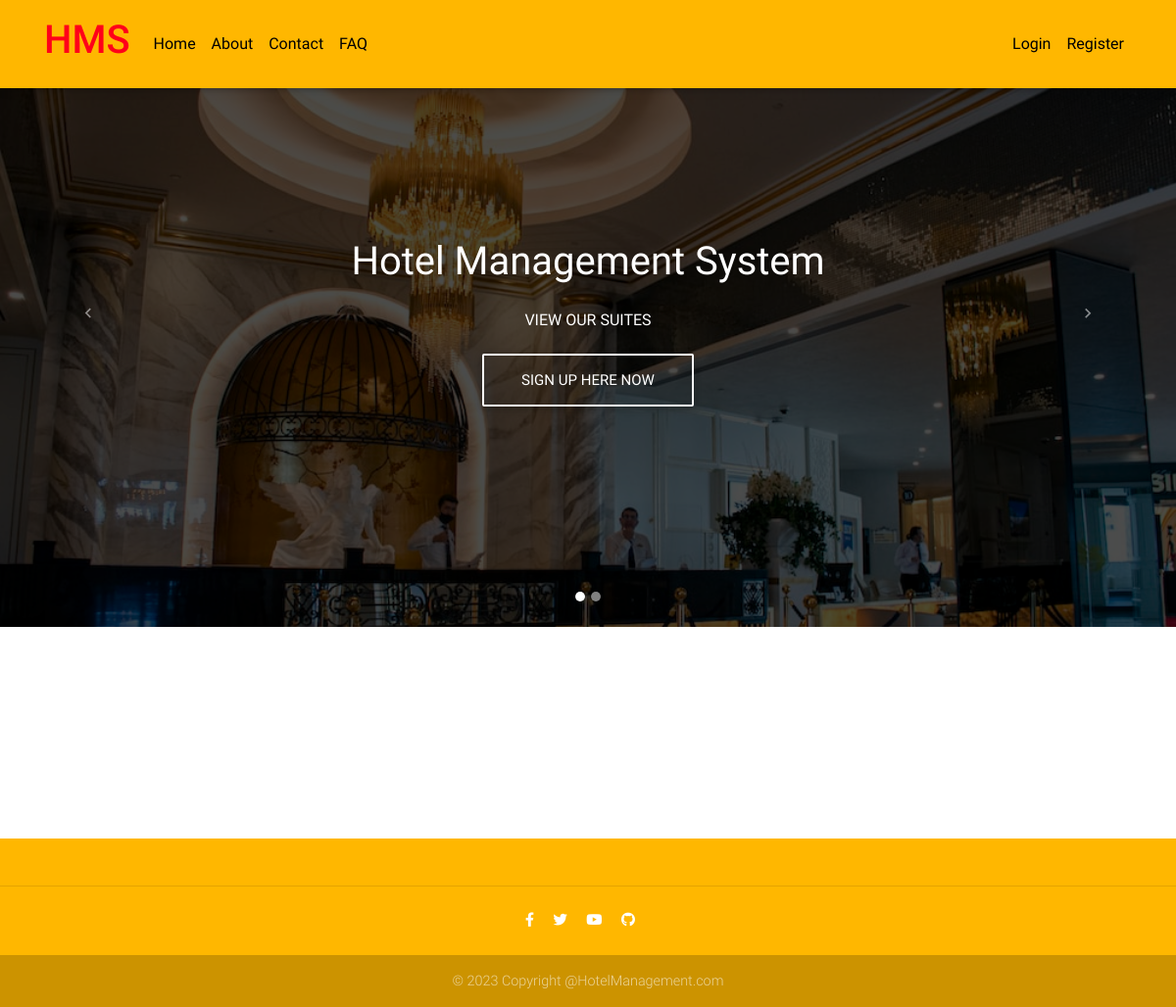
The app's page /, older data.
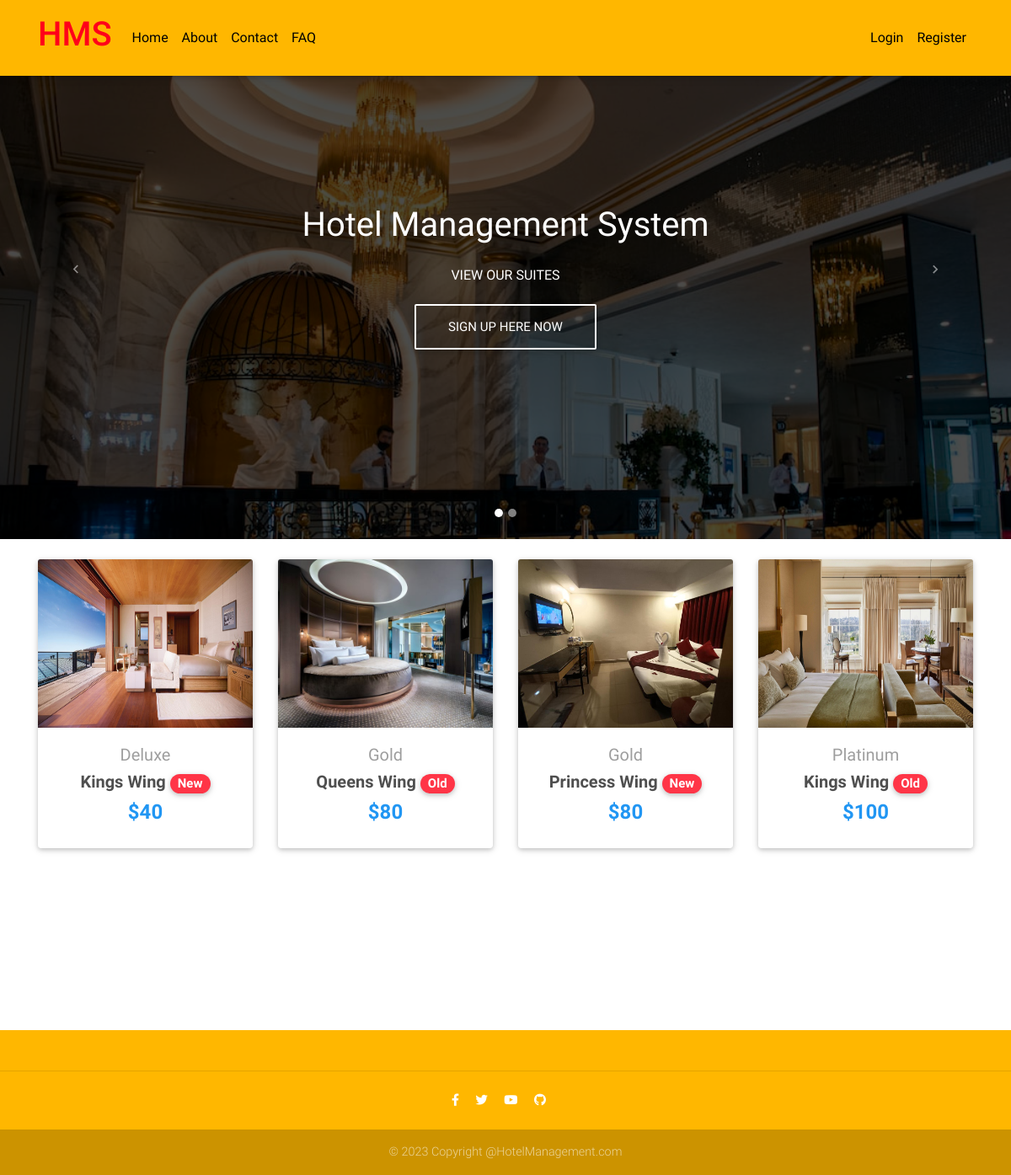
The same page, newer data.
### app_core/models.py (models this page shows, shortened)
class Room(models.Model):
    user = models.ForeignKey(User, on_delete=models.CASCADE, null=True, blank=True)
    wing = models.ForeignKey(Wing, on_delete = models.CASCADE)
    package = models.ForeignKey(Package, on_delete = models.CASCADE)
    room_number = models.IntegerField(unique=True)
    room_tag = models.CharField(max_length = 10, default="NEW")
    condition = models.CharField(max_length=50)
    is_available = models.BooleanField(default=True)
    image1 = models.FileField(default="default.png")
    image2 = models.FileField(default="default.png")
    image3 = models.FileField(default="default.png")
    created_at = models.DateTimeField(auto_now = True)
    updated_at = models.DateTimeField(auto_now_add = True)

class Package(models.Model):
    name = models.CharField(max_length=20)
    description = models.CharField(max_length=20)
    charge = models.BigIntegerField()
    created_at = models.DateTimeField(auto_now = True)
    updated_at = models.DateTimeField(auto_now_add = True)

class Wing(models.Model):
    wing_manager = models.ForeignKey(WingManager, on_delete = models.CASCADE)
    wing_name = models.CharField(max_length = 50)
    wing_number = models.BigIntegerField(null = True)
    created_at = models.DateTimeField(auto_now = True)
    updated_at = models.DateTimeField(auto_now_add = True)

### app_core/views.py (the view)
# urls.py: path("", welcome_page, name="welcome-page"),
def welcome_page(request):
    suites = Room.objects.all()
    context = {"suites":suites}
    return render(request, "home.html", context)

### templates/home.html (shortened to what this page needs)
{% extends 'base.html' %}
{% block content %}
<div id="carousel-example-1z" class="carousel slide carousel-fade pt-4" data-ride="carousel">
    <ol class="carousel-indicators">
        <li data-target="#carousel-example-1z" data-slide-to="0" class="active"></li>
        <li data-target="#carousel-example-1z" data-slide-to="1"></li>
    </ol>
    <div class="carousel-inner" role="listbox">
    <div class="carousel-item active">
        <div class="view" style="background-image: url('../static/img/background3.png'); background-repeat: no-repeat; background-size: cover;">
        <div class="mask rgba-black-strong d-flex justify-content-center align-items-center">
            <div class="text-center white-text mx-5 wow fadeIn">
                <h1 class="mb-4">
                    <strong>Hotel Management System</strong>
                </h1>
                <p>
                    <strong>VIEW OUR SUITES</strong>
                </p>
                {% if request.user.is_authenticated %}
                <a href="{% url 'app:view-suites' %}" class="btn btn-outline-white btn-lg">Book Now!
                </a>
                {% else %}
                <a href="{% url 'register-user' %}" class="btn btn-outline-white btn-lg">Sign Up Here Now
                </a>
                {% endif %}
            </div>
        </div>
        </div>
    </div>
    </div>
    <a class="carousel-control-prev" href="#carousel-example-1z" role="button" data-slide="prev">
    <span class="carousel-control-prev-icon" aria-hidden="true"></span>
    </a>
    <a class="carousel-control-next" href="#carousel-example-1z" role="button" data-slide="next">
    <span class="carousel-control-next-icon" aria-hidden="true"></span>
    </a>
</div>
<main>
    <div class="container"><br>
    <section class="text-center mb-4">
        <div class="row wow fadeIn">
        {% for suite in suites %}
        <div class="col-lg-3 col-md-6 mb-4">
            <div class="card">
            <div class="view overlay">
                <img src="{{suite.image1}}" class="card-img-top" alt="" style="height:200px;">
            </div>
            <div class="card-body text-center">
                <a href="" class="grey-text">
                <h5>{{suite.package.name}}</h5>
                </a>
                <h5>
                <strong>
                    <a href="" class="dark-grey-text"> {{suite.wing.wing_name}} Wing
                    <span class="badge badge-pill danger-color">{{suite.room_tag}}</span>
                    </a>
                </strong>
                </h5>
                <h4 class="font-weight-bold blue-text">
                    <strong>${{suite.package.charge}}</strong>
                </h4>
            </div>
            </div>
        </div>
        {% endfor %}
        </div>
    </section>
    </div>
</main>
<br><br><br><br><br><br>
{% endblock content %}

### templates/base.html (shortened to what this page needs)
{% load static %}
<!DOCTYPE html>
<html lang="en">
<head>
  <link rel="stylesheet" href="https://use.fontawesome.com/releases/v5.11.2/css/all.css">
  <link href="{% static 'css/bootstrap.min.css' %}" rel="stylesheet">
  <link href="{% static 'css/mdb.min.css' %}" rel="stylesheet">
  <link href="{% static 'css/style.min.css' %}" rel="stylesheet">
  <link href="{% static 'css/main.css' %}" rel="stylesheet">
</head>
<body style="background-image: url(); background-size: cover;">
    {% include 'navbar.html' %}
    {% block content %}
    {% endblock content %}
    {% include 'footer.html' %}
</body>
</html>

### templates/navbar.html (shortened to what this page needs)
  <nav class="navbar fixed-top navbar-expand-lg navbar-light scrolling-navbar bg-custom">
    <div class="container">
      <a class="navbar-brand waves-effect" href="{% url 'welcome-page' %}">
        <h1 class="text-custom"><strong class="text-custom h1">HMS</strong></h1>
      </a>
      <div class="collapse navbar-collapse" id="navbarSupportedContent">
        <ul class="navbar-nav mr-auto">
          <li class="nav-item">
            <a class="nav-link waves-effect" href="{% url 'welcome-page' %}"><b>Home</b></a>
          </li>
          <li class="nav-item">
            <a class="nav-link waves-effect" href="{% url 'about' %}"><b>About</b></a>
          </li>
          <li class="nav-item">
            <a class="nav-link waves-effect" href="{% url 'contact' %}"><b>Contact</b></a>
          </li>
          <li class="nav-item">
            <a class="nav-link waves-effect" href="{% url 'faq' %}"><b>FAQ</b></a>
          </li>
        </ul>
        <ul class="navbar-nav nav-flex-icons">
          {% if request.user.is_authenticated %}
          <li class="nav-item">
            <a href="{% url 'logout-user' %}" class="nav-link border border-light rounded waves-effect">
              <b class="text-danger mr-2">Logout</b><strong>[<i class="fas fa-user mr-2">{{ request.user.username}}] </i></strong>
            </a>
          </li>
          {% else %}
          <li class="nav-item">
            <a class="nav-link waves-effect" href="{% url 'login-page' %}"><b>Login</b></a>
          </li>
          <li class="nav-item">
            <a class="nav-link waves-effect" href="{% url 'register-user' %}"><b>Register</b></a>
          </li>
          {% endif %}
        </ul>
      </div>
    </div>
  </nav>

### templates/footer.html
  <footer class="page-footer text-center font-small mt-4 wow fadeIn bg-custom">
    <div class="pt-4">
    </div>
    <hr class="my-4">
    <div class="pb-4">
      <a href="https://www.facebook.com" target="_blank">
        <i class="fab fa-facebook-f mr-3"></i>
      </a>
      <a href="https://twitter.com" target="_blank">
        <i class="fab fa-twitter mr-3"></i>
      </a>
      <a href="https://www.youtube.com" target="_blank">
        <i class="fab fa-youtube mr-3"></i>
      </a>
      <a href="https://github.com" target="_blank">
        <i class="fab fa-github mr-3"></i>
      </a>
    </div>
    <div class="footer-copyright py-3">
      © 2023 Copyright @HotelManagement.com
    </div>
  </footer>

### static/css/main.css (style rules this page uses)
.bg-custom { background-color: #ffb700; }
.text-custom { color: rgb(255, 0, 25); }

### templates/base.html (style rules this page uses)
html, body, header, .carousel { height: 80vh; }

Row changes from the older to the newer data that the page shows:
added Room: image1 (picture), package.name "Deluxe", wing.wing_name "Kings", room_tag "New", package.charge "40"
added Room: image1 (picture), package.name "Gold", wing.wing_name "Queens", room_tag "Old", package.charge "80"
added Room: image1 (picture), package.name "Gold", wing.wing_name "Princess", room_tag "New", package.charge "80"
added Room: image1 (picture), package.name "Platinum", wing.wing_name "Kings", room_tag "Old", package.charge "100"
